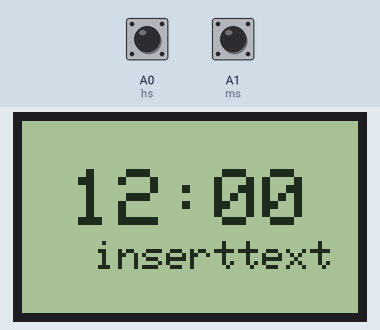
Bench run of a sketch on a simulated Arduino Uno, built with avr-gcc and run on an emulated ATmega328P. On the bench: 84×48 one-colour display. The test bench sets the inputs (shaded band); at power-on: A0 (hs) HIGH, A1 (ms) HIGH.

Above: at 3.8 s.
3.9 s: A0 (hs) pulled LOW for 3.2 s
At 6.8 s:
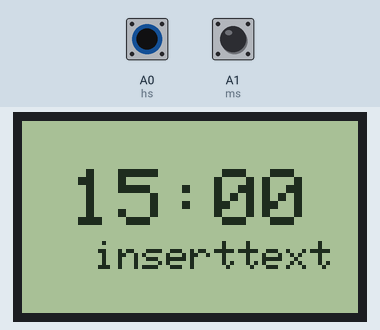
8.6 s: A1 (ms) pulled LOW for 1.3 s
At 9.5 s:
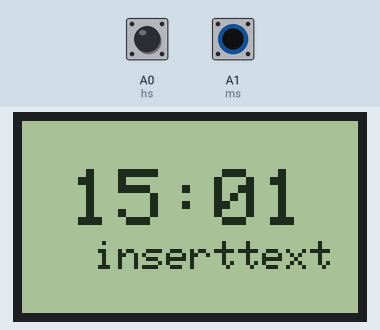
11.4 s: A0 (hs) pulled LOW for 1.3 s
At 13.5 s:
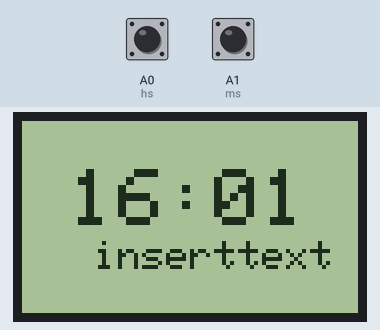
14.2 s: A1 (ms) pulled LOW for 1.3 s
At 16.2 s:
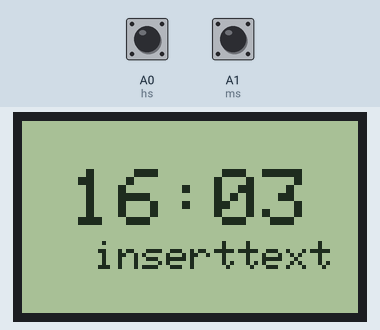
Timing chart, 0 to 17.7 s (numbered marks = the images above; inputs shaded):
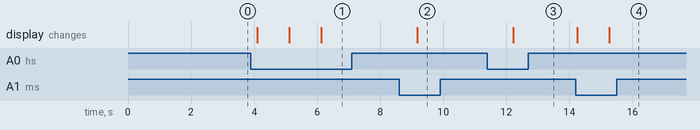

Measured:
- after the input at 3.9 s, the display: first changes after 0.20 s (image 1 shows a later state)
- after the input at 8.6 s, the display: changes after 0.58 s (image 2)
- after the input at 11.4 s, the display: changes after 0.82 s (image 3)
- after the input at 14.2 s, the display: first changes after 0.05 s (image 4 shows a later state)

The sketch:

arduclock.ino
```cpp
#include <Wire.h>
#include <SPI.h>
#include <Adafruit_GFX.h>
#include <Adafruit_PCD8544.h>
Adafruit_PCD8544 display = Adafruit_PCD8544(7, 6, 5, 4, 3);
int h = 12;
int m = 0;
int s = 0;
const int hs = A0;
const int ms = A1;
int state1 = 0;
int state2 = 0;
void setup()
{
  display.begin();
  display.setContrast(40);
  display.clearDisplay();
  pinMode(hs, INPUT_PULLUP);
  pinMode(ms, INPUT_PULLUP);
}
void loop()
{
  display.setCursor(12,12);
  display.setTextSize(2);
  s++;
  if (h<=9)
  {
    display.print(" ");
    display.print(h);
  }
  else
  {
    display.print(h);
  }
  display.print(":");
  if (m<=9)
  {
    display.print(0);
    display.print(m);
  }
  else
  {
    display.print(m);
  }
  display.setCursor(18,30);
  display.setTextSize(1);
  display.print("inserttext");
  display.display();
  delay(1000);
  display.clearDisplay();
  if (s == 60)
  {
    s = 0;
    m = m + 1;
  }
  if(h==24)
    h=0;
  if(h==23 && m==60)
  {
    m=0;
    h=0;
  }
  if (m == 60)
  {
    m = 0;
    h = h + 1;
  }
  state1 = digitalRead(hs);
  if (state1 == 0)
  {
    h = h + 1;
  }
  state2 = digitalRead(ms);
  if (state2 == 0)
  {
    s = 0;
    m = m + 1;
  }
}
```
